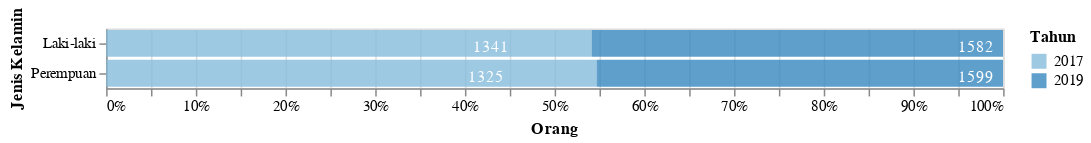

Notebook code cell kept with this figure:
### Markdown cell above
<h2> Kependudukan Berdasarkan Jenis Kelamin</h2>

### Code cell
df_1 = data('Jenis Kelamin')
plot_1(df_1,'Orang','Jenis Kelamin',600)

### Figure 1 — Vega-Lite specification as saved in the notebook (floating-point values rounded to 4 significant figures)
{"config": {"view": {"continuousWidth": 400, "continuousHeight": 300}}, "layer": [{"mark": {"type": "bar", "opacity": 0.8}, "encoding": {"color": {"condition": {"type": "ordinal", "field": "Tahun", "selection": "selector113"}, "value": "lightgray"}, "x": {"type": "quantitative", "field": "N", "stack": "normalize", "title": "Orang"}, "y": {"type": "ordinal", "field": "Keterangan", "title": "Jenis Kelamin"}}, "selection": {"selector113": {"type": "single", "encodings": ["x", "color"]}}}, {"mark": {"type": "text", "color": "white", "dx": -18, "dy": 3}, "encoding": {"detail": {"type": "ordinal", "field": "Tahun"}, "text": {"type": "ordinal", "field": "N"}, "tooltip": [{"type": "quantitative", "field": "Tahun"}, {"type": "nominal", "field": "Keterangan"}, {"type": "nominal", "field": "N"}, {"type": "nominal", "field": "Satuan"}], "x": {"type": "quantitative", "field": "N", "stack": "normalize"}, "y": {"type": "ordinal", "field": "Keterangan"}}, "selection": {"selector114": {"type": "interval", "bind": "scales", "encodings": ["x", "y"]}}}], "data": {"name": "data-630bf22b04fd81e05834d46a37900972"}, "width": 600, "$schema": "https://vega.github.io/schema/vega-lite/v4.8.1.json", "datasets": {"data-630bf22b04fd81e05834d46a37900972": [{"Tahun": 2017, "Kode": 1, "Data": "Kependudukan", "Kode Kategori": 1.1, "Kategori": "Jenis Kelamin", "Keterangan": "Laki-laki", "N": "1582", "Satuan": "Orang"}, {"Tahun": 2017, "Kode": 1, "Data": "Kependudukan", "Kode Kategori": 1.1, "Kategori": "Jenis Kelamin", "Keterangan": "Perempuan", "N": "1599", "Satuan": "Orang"}, {"Tahun": 2019, "Kode": 1, "Data": "Kependudukan", "Kode Kategori": 1.1, "Kategori": "Jenis Kelamin", "Keterangan": "Laki-laki", "N": 1341.0, "Satuan": "Orang"}, {"Tahun": 2019, "Kode": 1, "Data": "Kependudukan", "Kode Kategori": 1.1, "Kategori": "Jenis Kelamin", "Keterangan": "Perempuan", "N": 1325.0, "Satuan": "Orang"}]}}
